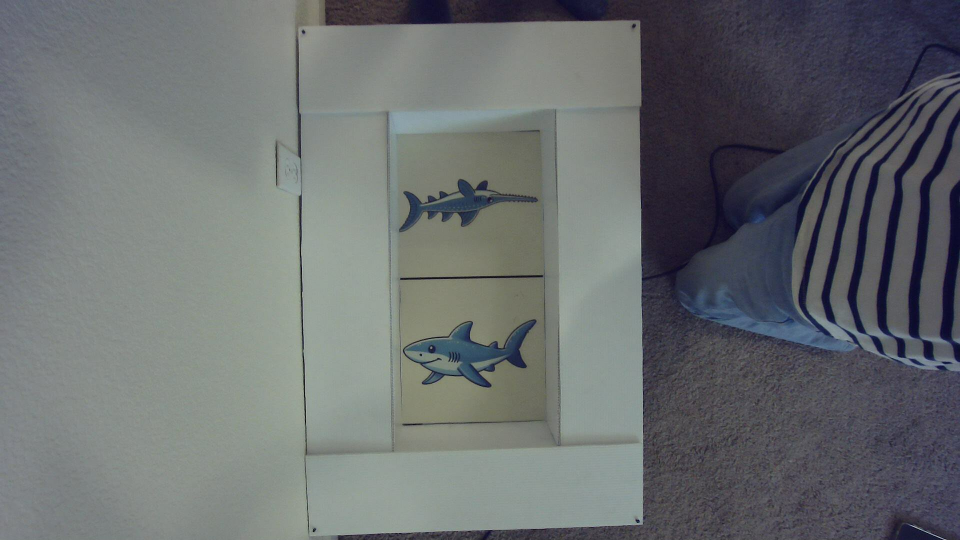
#> input picture image.jpg, 1920 x 1080 px, given in place of the camera (shown at 1/2 size)
$ python shar.py
#> lines starting #> are read from the running program, lines starting #| are printed output that depends on the picture; after the words box and inside, x2 and y2 are one past the last pixel; in counts of white or black regions, pixels touching at a corner belong together
import cv2
import numpy as np

# === Replace with your real camera matrix and distortion ===
# Example values for 640x480 webcam
camera_matrix = np.array([[458, 0, 296],
                          [0, 458, 251],
                          [0,   0,   1]], dtype=np.float32)

dist_coeffs = np.array([-0.02572274, 0.01135277, 0.00600643, -0.00230132, 0.14919308], dtype=np.float32)

# Known real-world size of the rectangle (in cm)
rectangle_width = 23.5
rectangle_height = 36

# 3D object points in real-world (origin at top-left corner)
object_points = np.array([
    [0, 0, 0],
    [rectangle_width, 0, 0],
    [rectangle_width, rectangle_height, 0],
    [0, rectangle_height, 0]
], dtype=np.float32)

# Open camera
cap = cv2.VideoCapture(0)

while True:
    ret, frame = cap.read()
#> frame is the input picture: shape (1080, 1920, 3); mean B, G, R 111.6, 110.1, 106.2
    if not ret:
        break

    # Convert to gray and blur
    gray = cv2.cvtColor(frame, cv2.COLOR_BGR2GRAY)
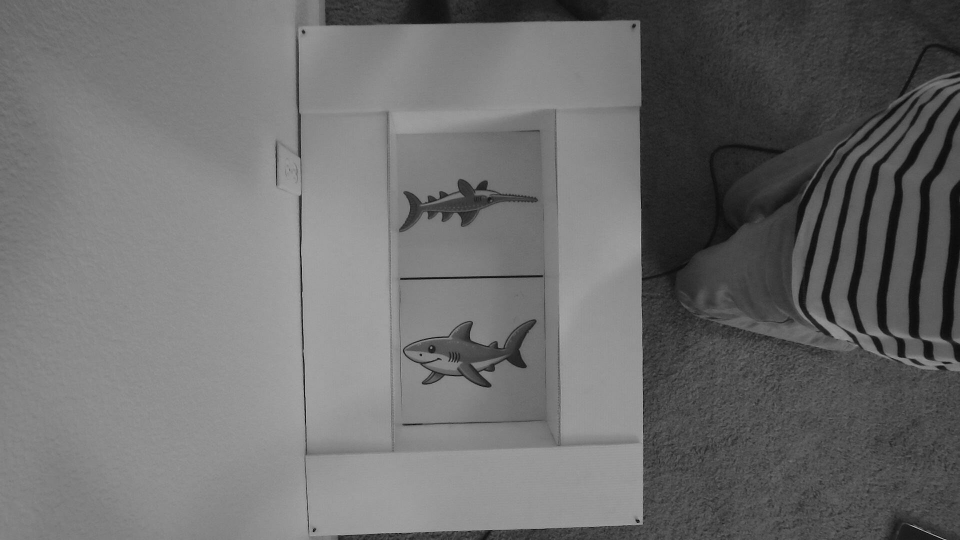
#> gray: shape (1080, 1920) (shown at 1/2 size); min 0, max 202, mean 109.1
    blurred = cv2.GaussianBlur(gray, (3, 3), 0)
    edged = cv2.Canny(blurred, 20, 100)
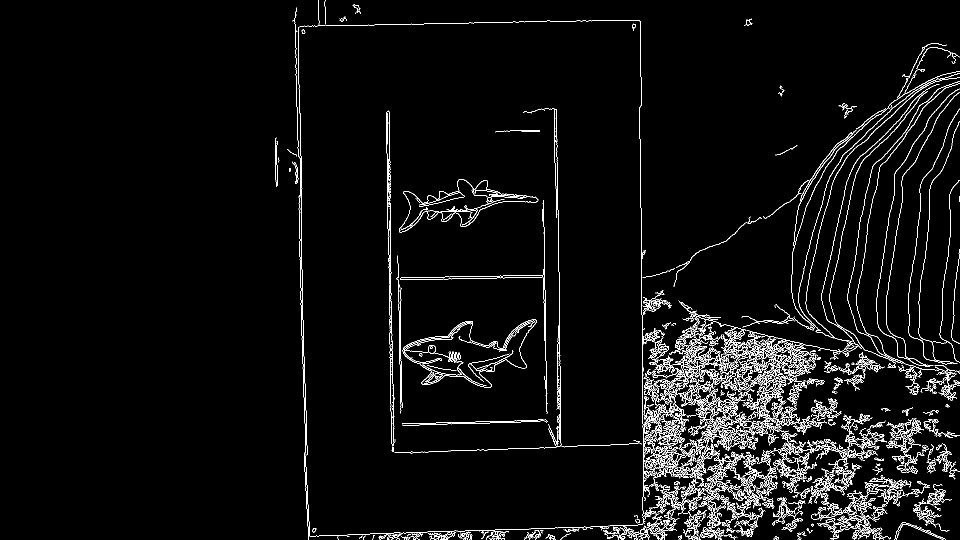
#> edged: shape (1080, 1920) (shown at 1/2 size); 3.8% white in thin lines or dots, all inside (x1, y1, x2, y2) = (550, 0, 1920, 1080)

    out_frame = cv2.cvtColor(edged, cv2.COLOR_GRAY2BGR)

    # Find contours
    contours, _ = cv2.findContours(edged, cv2.RETR_EXTERNAL, cv2.CHAIN_APPROX_SIMPLE)
#> contours = 476 contours, 252 with area under 20; largest, box (x1, y1, x2, y2) and area: (805, 638, 1073, 776) 17414, (798, 358, 1077, 465) 10606, (1296, 637, 1441, 789) 2116, (776, 404, 791, 892) 1330, (1470, 904, 1555, 1035) 1172

    for cnt in contours:
        epsilon = 0.02 * cv2.arcLength(cnt, True)
        approx = cv2.approxPolyDP(cnt, epsilon, True)

        if len(approx) == 4 and cv2.isContourConvex(approx):
            area = cv2.contourArea(approx)
            if area > 1000:
                approx = approx.reshape(4, 2)

                # Sort points in consistent order: top-left, top-right, bottom-right, bottom-left
                def order_points(pts):
                    rect = np.zeros((4, 2), dtype="float32")
                    s = pts.sum(axis=1)
                    rect[0] = pts[np.argmin(s)]
                    rect[2] = pts[np.argmax(s)]
                    diff = np.diff(pts, axis=1)
                    rect[1] = pts[np.argmin(diff)]
                    rect[3] = pts[np.argmax(diff)]
                    return rect

                image_points = order_points(approx).astype(np.float32)

                # Estimate pose
                success, rvec, tvec = cv2.solvePnP(object_points, image_points, camera_matrix, dist_coeffs)
                if success:
                    # Draw axes
                    cv2.drawFrameAxes(out_frame, camera_matrix, dist_coeffs, rvec, tvec, 5)

                    # Show translation vector (position)
                    x, y, z = tvec.ravel()
                    cv2.putText(out_frame, f"Position: X={x:.1f}cm Y={y:.1f}cm Z={z:.1f}cm",
                                (10, 30), cv2.FONT_HERSHEY_SIMPLEX, 0.6, (0,255,0), 2)

                    # Draw rectangle
                    cv2.polylines(out_frame, [approx.reshape(-1, 1, 2)], isClosed=True, color=(0, 255, 0), thickness=2)
#> this loop made 476 passes
#> epsilon on passes 1 to 3: 0.426, 0.551, 0.624
#> after the loop, area = 9

    cv2.imshow("3D Pose Estimation", out_frame)

    if cv2.waitKey(1) & 0xFF == ord('q'):
#> (key q is pressed here)
        break

cap.release()
cv2.destroyAllWindows()

$ run again, on 1_m.jpg
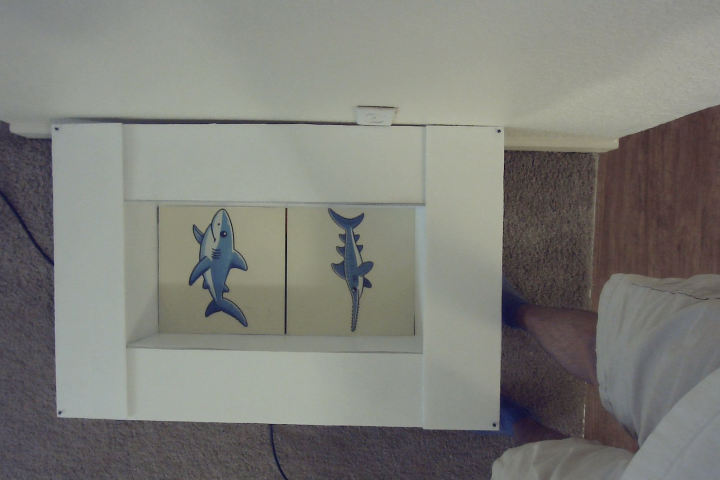
#> input picture 1_m.jpg, 1440 x 960 px, given in place of the camera (shown at 1/2 size)
#> frame is the input picture: shape (960, 1440, 3); mean B, G, R 120, 125.8, 125.6
#> `edged = cv2.Canny(blurred, 20, 100)`:
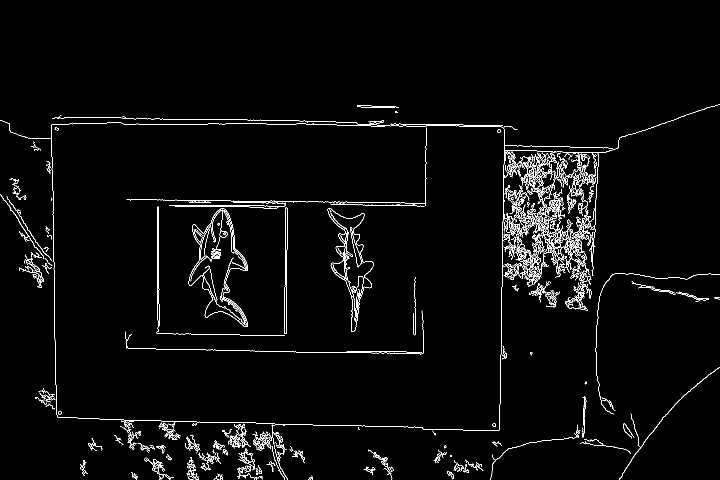
#> edged: shape (960, 1440) (shown at 1/2 size); 2.5% white in thin lines or dots, all inside (x1, y1, x2, y2) = (0, 209, 1440, 960)
#> contours = 208 contours, 115 with area under 20; largest, box (x1, y1, x2, y2) and area: (377, 417, 496, 654) 13542, (655, 416, 748, 664) 8396, (1067, 433, 1183, 570) 1742, (569, 415, 575, 668) 898, (1131, 563, 1176, 621) 666
#> the loop `for cnt in contours:` made 208 passes
#> epsilon on passes 1 to 3: 0.728, 0.954, 2.98
